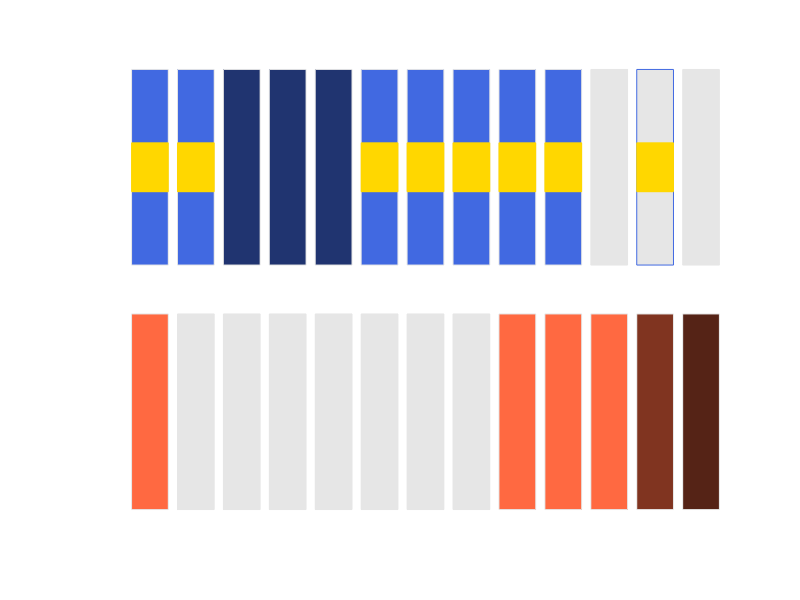

This chart was generated by the following MATLAB code: (Note: this script raises an error after producing the figure.)
%draft comut for showing mutation and deletion status. 

%generating toy data
A.TP53_del=[1 1 2 2 2 1 1 1 1 1 0 0 0];
A.TP53_mut=[1 1 0 0 0 1 1 1 1 1 0 1 0];
A.TP53_methyl=[0 0 0 0 0 0 0 0 0 0 0 1 0];

A.MYC_amp=[1 0 0 0 0 0 0 0 1 1 1 2 3];

%number of variants
NV=2;

%number of samples
N=length(A.TP53_del);


%generating colors for legend
hp=plot(1,NV,'s',1,NV,'s',1,NV,'s');
set(hp(1),'markerfacecolor',0.5*[0 0 .1],'color',0.5*[0 0 .1]);
set(hp(2),'markerfacecolor',0.4*[1 1 1],'markeredgecolor',0.5*[0 0 .1]);
set(hp(3),'markerfacecolor',0.4*[1 1 1],'markeredgecolor',0.5*[0 0 .1]);



%setting axis
axis([0 N+0.5 0.5 NV+0.5]); set(gca,'visible','off');
set(gca,'box','on')


dx_cn=0.4; dy_cn=0.4;
dx_mut=0.4; dy_mut=.1;


for s=1:N
    x1=[s-dx_cn s+dx_cn s+dx_cn s-dx_cn s-dx_cn];
    j=NV;
    y1=[j-dy_cn j-dy_cn j+dy_cn j+dy_cn j-dy_cn];
if A.TP53_del(s)>0
patch(x1,y1,(1/A.TP53_del(s))*[65/255 105/255 225/255],'edgecolor',[.9 .9 .9])
else
    if A.TP53_methyl(s)==1
       patch(x1,y1,[.9 .9 .9],'edgecolor',[65/255 105/255 225/255])
    else
patch(x1,y1,[.9 .9 .9],'edgecolor',[.9 .9 .9])
    end
end
end

for s=1:N
x1=[s-dx_mut s+dx_mut s+dx_mut s-dx_mut s-dx_mut];
    j=NV;
    y1=[j-dy_mut j-dy_mut j+dy_mut j+dy_mut j-dy_mut];
    
    if A.TP53_mut(s)==1
    patch(x1,y1,[255/255 215/255 0/255],'edgecolor',[255/255 215/255 0/255])
    end

end

for s=1:N
    x1=[s-dx_cn s+dx_cn s+dx_cn s-dx_cn s-dx_cn];
    j=NV-1;
    y1=[j-dy_cn j-dy_cn j+dy_cn j+dy_cn j-dy_cn];
if A.MYC_amp(s)>0
patch(x1,y1,(1/A.MYC_amp(s))*[255/255 105/255 65/255],'edgecolor',[.9 .9 .9])
else
    
patch(x1,y1,[.9 .9 .9],'edgecolor',[.9 .9 .9])
end
end


lab{1}='TP53';
lab{2}='ONC';
text(xlim(1)-1,NV,lab{1},'VerticalAlignment','bottom','HorizontalAlignment','left','FontSize',16)
text(xlim(1)-1,NV-1,lab{2},'VerticalAlignment','bottom','HorizontalAlignment','left','FontSize',16)

set(gca,'ytick',1:NV,'yticklabel',fliplr(lab))
set(gca,'xticklabel',[])
box off




